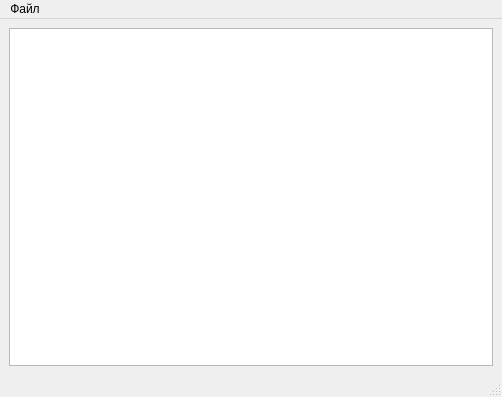
<?xml version="1.0" encoding="UTF-8"?>
<ui version="4.0">
 <class>MainWindow</class>
 <widget class="QMainWindow" name="MainWindow">
  <property name="geometry">
   <rect>
    <x>0</x>
    <y>0</y>
    <width>502</width>
    <height>397</height>
   </rect>
  </property>
  <property name="sizePolicy">
   <sizepolicy hsizetype="Expanding" vsizetype="Expanding">
    <horstretch>0</horstretch>
    <verstretch>0</verstretch>
   </sizepolicy>
  </property>
  <property name="focusPolicy">
   <enum>Qt::StrongFocus</enum>
  </property>
  <property name="windowTitle">
   <string>MainWindow</string>
  </property>
  <property name="windowIcon">
   <iconset>
    <normaloff>../../../Users/Костя/Desktop/psfv61LRJOzvIJvlt8CEM9zHOZIVYbk_zKJx2uLPhVjzy1nqjR_oYxCkQjSQoIiLeXTCiqXlst0cpEnwW9iVaxsa.jpg</normaloff>../../../Users/Костя/Desktop/psfv61LRJOzvIJvlt8CEM9zHOZIVYbk_zKJx2uLPhVjzy1nqjR_oYxCkQjSQoIiLeXTCiqXlst0cpEnwW9iVaxsa.jpg</iconset>
  </property>
  <property name="layoutDirection">
   <enum>Qt::LeftToRight</enum>
  </property>
  <widget class="QWidget" name="centralwidget">
   <property name="layoutDirection">
    <enum>Qt::LeftToRight</enum>
   </property>
   <layout class="QGridLayout" name="gridLayout">
    <item row="0" column="0">
     <widget class="QTextEdit" name="textEdit">
      <property name="sizePolicy">
       <sizepolicy hsizetype="Expanding" vsizetype="Expanding">
        <horstretch>0</horstretch>
        <verstretch>0</verstretch>
       </sizepolicy>
      </property>
     </widget>
    </item>
   </layout>
  </widget>
  <widget class="QMenuBar" name="menubar">
   <property name="geometry">
    <rect>
     <x>0</x>
     <y>0</y>
     <width>502</width>
     <height>25</height>
    </rect>
   </property>
   <widget class="QMenu" name="menu">
    <property name="title">
     <string>Файл</string>
    </property>
    <addaction name="Menu_Create"/>
    <addaction name="Menu_Open"/>
    <addaction name="Menu_Save"/>
    <addaction name="Menu_SaveAs"/>
    <addaction name="separator"/>
    <addaction name="Menu_Exit"/>
   </widget>
   <addaction name="menu"/>
  </widget>
  <widget class="QStatusBar" name="statusbar"/>
  <action name="Menu_Create">
   <property name="text">
    <string>Создать</string>
   </property>
   <property name="shortcut">
    <string>Ctrl+C</string>
   </property>
  </action>
  <action name="Menu_Open">
   <property name="text">
    <string>Открыть</string>
   </property>
   <property name="shortcut">
    <string>Ctrl+O</string>
   </property>
  </action>
  <action name="Menu_Save">
   <property name="text">
    <string>Сохранить</string>
   </property>
   <property name="shortcut">
    <string>Ctrl+S</string>
   </property>
  </action>
  <action name="Menu_SaveAs">
   <property name="text">
    <string>Сохранить как</string>
   </property>
   <property name="shortcut">
    <string>Ctrl+Shift+S</string>
   </property>
  </action>
  <action name="Menu_Exit">
   <property name="text">
    <string>Выход</string>
   </property>
  </action>
 </widget>
 <resources/>
 <connections/>
</ui>
